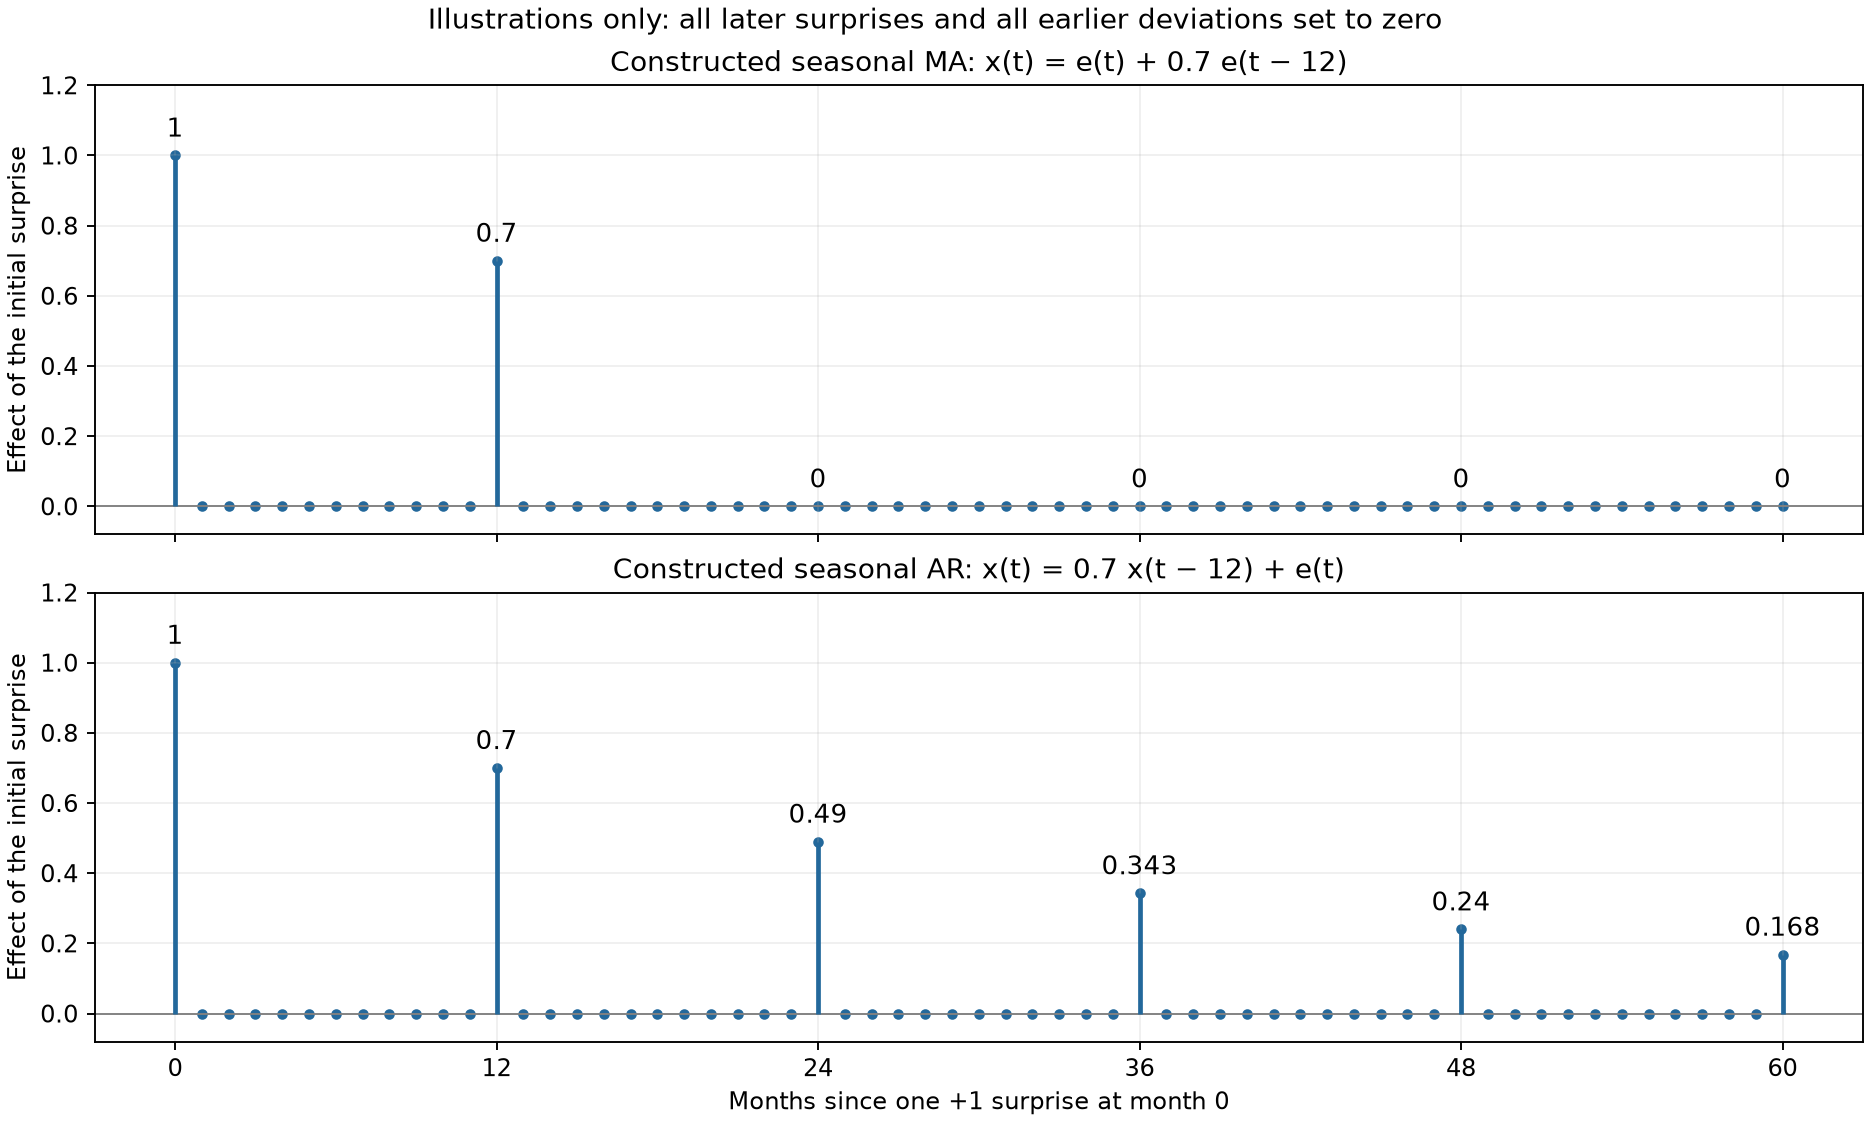

Recreate this plot in Python.
import json
import numpy as np
import matplotlib
matplotlib.use('Agg')
import matplotlib.pyplot as plt


def main():
    horizon = 60
    coefficient = 0.7
    shocks = np.zeros(horizon + 1)
    shocks[0] = 1.0
    ma = shocks.copy()
    ma[12:] += coefficient * shocks[:-12]
    ar = np.zeros(horizon + 1)
    for t in range(horizon + 1):
        ar[t] = shocks[t] + (coefficient * ar[t-12] if t >= 12 else 0.0)
    fig, axes = plt.subplots(2, 1, figsize=(11, 6.6), constrained_layout=True, sharex=True, sharey=True)
    for ax, response, title in zip(axes, [ma, ar], [
        'Constructed seasonal MA: x(t) = e(t) + 0.7 e(t − 12)',
        'Constructed seasonal AR: x(t) = 0.7 x(t − 12) + e(t)']):
        ax.axhline(0, color='gray', linewidth=.8)
        ax.vlines(np.arange(horizon+1), 0, response, color='#23689b', linewidth=2)
        ax.scatter(np.arange(horizon+1), response, color='#23689b', s=12)
        for t in range(0,horizon+1,12):
            ax.annotate(f'{response[t]:.3g}', (t,response[t]), xytext=(0,8),
                        textcoords='offset points', ha='center', fontsize=11)
        ax.set(title=title, ylabel='Effect of the initial surprise', ylim=(-.08,1.2))
        ax.grid(alpha=.2)
    axes[-1].set(xlabel='Months since one +1 surprise at month 0', xticks=range(0,61,12))
    fig.suptitle('Illustrations only: all later surprises and all earlier deviations set to zero', fontsize=12)
    fig.savefig('turn06_seasonal_mechanisms.png', dpi=170)
    plt.close(fig)
    results = {'illustration_only': True, 'fitted_to_hotel_data': False,
               'assumptions': 'One unit surprise at month 0; all other surprises and all earlier centered process values zero; no nonseasonal terms.',
               'ma_sign_convention': 'plus: x_t = e_t + Theta e_(t-12)',
               'Theta':coefficient, 'Phi':coefficient, 'month':list(range(horizon+1)),
               'seasonal_MA_response':ma.tolist(), 'seasonal_AR_response':ar.tolist()}
    with open('turn06_seasonal_mechanisms_results.json','w') as f:
        json.dump(results,f,indent=2)
    print({t:{'MA':float(ma[t]),'AR':float(ar[t])} for t in range(0,61,12)})


if __name__ == '__main__':
    main()
